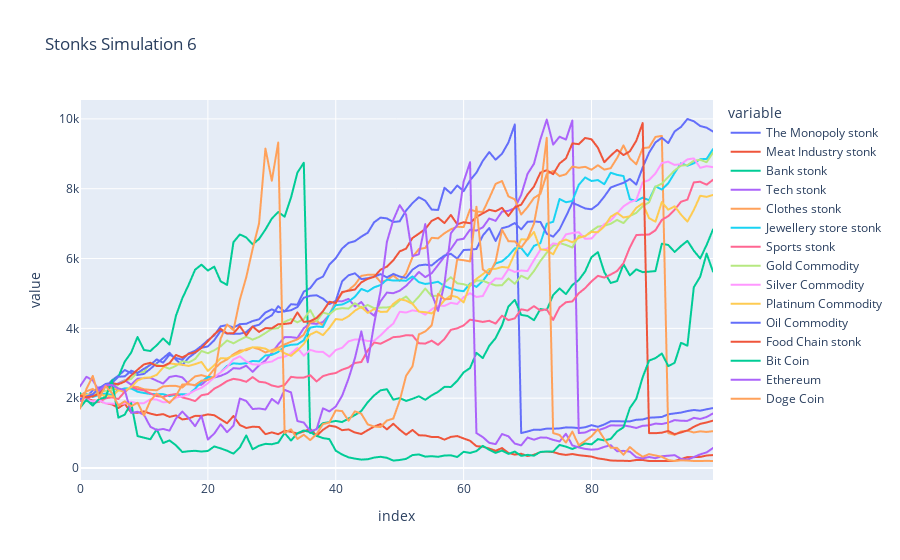

This figure's notebook cell:
### Code cell
main_df = None
list_of_df = []

count += 1

stonk_start_value = 2000

for i in tqdm(range(1)):
    
    the_monopoly_stonk = {'name':'The Monopoly stonk' ,'price': stonk_start_value , 'phase': phase1 , 'phase_number':1,'bought_price':stonk_start_value , 'percent_increase_in_value': 1 , 'owner': None ,'price_history' : [], 'percent_increase_pr_round':0}
    meat_industry_stonk = {'name':'Meat Industry stonk','price': stonk_start_value , 'phase': phase1 , 'phase_number':1,'bought_price':stonk_start_value , 'percent_increase_in_value':1 , 'owner': None,'price_history' : [], 'percent_increase_pr_round':0}
    bank_stonk = {'name':'Bank stonk','price': stonk_start_value , 'phase': phase1 , 'phase_number':1,'bought_price':stonk_start_value , 'percent_increase_in_value':1 , 'owner': None,'price_history' : [], 'percent_increase_pr_round':0} 
    tech_stonk = {'name':'Tech stonk','price': stonk_start_value , 'phase': phase1 , 'phase_number':1,'bought_price':stonk_start_value , 'percent_increase_in_value':1 , 'owner': None,'price_history' : [], 'percent_increase_pr_round':0} 
    clothes_stonk = {'name':'Clothes stonk','price': stonk_start_value , 'phase': phase1 , 'phase_number':1,'bought_price':stonk_start_value , 'percent_increase_in_value': 1 , 'owner': None,'price_history' : [], 'percent_increase_pr_round':0}
    jewellery_store_stonk = {'name':'Jewellery store stonk','price': stonk_start_value , 'phase': phase1 , 'phase_number':1,'bought_price':stonk_start_value , 'percent_increase_in_value': 1 , 'owner': None,'price_history' : [], 'percent_increase_pr_round':0}
    sports_stonk = {'name':'Sports stonk','price': stonk_start_value , 'phase': phase1 , 'phase_number':1,'bought_price':stonk_start_value , 'percent_increase_in_value': 1 , 'owner': None,'price_history' : [], 'percent_increase_pr_round':0}
    food_chain_stonk = {'name':'Food Chain stonk','price': stonk_start_value , 'phase': phase1 , 'phase_number':1,'bought_price':stonk_start_value , 'percent_increase_in_value': 1 , 'owner': None,'price_history' : [], 'percent_increase_pr_round':0}
    gold = {'name':'Gold Commodity','price': stonk_start_value , 'phase': phase1 , 'phase_number':1 ,'bought_price':stonk_start_value , 'percent_increase_in_value': 1 , 'owner': None,'price_history' : [], 'percent_increase_pr_round':0}
    silver = {'name':'Silver Commodity','price': stonk_start_value , 'phase': phase1 , 'phase_number':1 ,'bought_price':stonk_start_value , 'percent_increase_in_value': 1 , 'owner': None,'price_history' : [], 'percent_increase_pr_round':0}
    platinum = {'name':'Platinum Commodity','price': stonk_start_value , 'phase': phase1 , 'phase_number':1 ,'bought_price':stonk_start_value , 'percent_increase_in_value': 1 , 'owner': None,'price_history' : [], 'percent_increase_pr_round':0}
    oil = {'name':'Oil Commodity','price': stonk_start_value , 'phase': phase1 , 'phase_number':1,'bought_price':stonk_start_value , 'percent_increase_in_value': 1 , 'owner': None,'price_history' : [], 'percent_increase_pr_round':0}
    bit_coin = {'name':'Bit Coin','price': stonk_start_value , 'phase': phase_crypto , 'phase_number':4,'bought_price':stonk_start_value , 'percent_increase_in_value': 1 , 'owner': None,'price_history' : [], 'percent_increase_pr_round':0}
    ethereum = {'name':'Ethereum','price': stonk_start_value , 'phase': phase_crypto , 'phase_number':4,'bought_price':stonk_start_value , 'percent_increase_in_value': 1 , 'owner': None,'price_history' : [], 'percent_increase_pr_round':0}
    doge_coin = {'name':'Doge Coin','price': stonk_start_value , 'phase': phase_crypto , 'phase_number':4,'bought_price':stonk_start_value , 'percent_increase_in_value': 1 , 'owner': None,'price_history' : [], 'percent_increase_pr_round':0}


    stonks_list = [the_monopoly_stonk, meat_industry_stonk, bank_stonk,tech_stonk, clothes_stonk, jewellery_store_stonk
                    ,sports_stonk, gold,silver,platinum, oil, food_chain_stonk, bit_coin, ethereum, doge_coin ]
    

    for i in range(100):
        if (i% 7 == 0 ) and i != 0:
            stonk_phase_change()
            ensure_crypto_stays_crypto()
        stonk_update_every_round()

    df = pd.DataFrame({ "{}".format(stonk['name']): stonk['price_history'] for stonk in stonks_list })
    df.reset_index(inplace = True)

    list_of_df.append(df.copy())

    
main_df = list_of_df[0].copy()
    
for idx in range(len(main_df)):
    for col in main_df:
        if col != "index":
            main_df.loc[idx,col] = sum([df.loc[idx,col] for df in list_of_df]) // len(list_of_df)


fig = px.line(main_df, x="index", y=[col for col in main_df if col != "index"], title='Stonks Simulation {}'.format(count))
fig.show()

### Figure 1 — Plotly figure (JSON) as saved in the notebook; plotly's stock layout.template omitted (floating-point values rounded to 4 significant figures)
{"data": [{"hovertemplate": "variable=The Monopoly stonk<br>index=%{x}<br>value=%{y}<extra></extra>", "legendgroup": "The Monopoly stonk", "line": {"color": "#636efa", "dash": "solid"}, "mode": "lines", "name": "The Monopoly stonk", "showlegend": true, "type": "scattergl", "x": [0, 1, 2, 3, 4, 5, 6, 7, 8, 9, 10, 11, 12, 13, 14, 15, 16, 17, 18, 19, 20, 21, 22, 23, 24, 25, 26, 27, 28, 29, 30, 31, 32, 33, 34, 35, 36, 37, 38, 39, 40, 41, 42, 43, 44, 45, 46, 47, 48, 49, 50, 51, 52, 53, 54, 55, 56, 57, 58, 59, 60, 61, 62, 63, 64, 65, 66, 67, 68, 69, 70, 71, 72, 73, 74, 75, 76, 77, 78, 79, 80, 81, 82, 83, 84, 85, 86, 87, 88, 89, 90, 91, 92, 93, 94, 95, 96, 97, 98, 99], "xaxis": "x", "y": [2020, 2034, 2223, 2263, 2326, 2512, 2645, 2806, 2719, 2664, 2695, 2840, 2999, 3148, 3302, 3103, 2947, 3162, 3297, 3442, 3483, 3660, 3930, 3851, 3843, 3846, 3892, 4055, 4103, 4271, 4373, 4635, 4482, 4692, 4677, 5051, 5151, 5392, 5482, 5830, 6011, 6288, 6448, 6499, 6628, 6739, 7039, 7173, 7150, 7046, 7068, 7377, 7588, 7757, 7657, 7404, 7392, 8029, 7868, 8093, 7930, 8239, 8462, 8798, 9050, 8832, 9001, 9323, 9841, 1000, 1045, 1097, 1093, 1128, 1126, 1134, 1162, 1159, 1143, 1166, 1226, 1180, 1246, 1337, 1341, 1334, 1335, 1381, 1390, 1442, 1449, 1462, 1538, 1564, 1587, 1631, 1661, 1642, 1681, 1717], "yaxis": "y"}, {"hovertemplate": "variable=Meat Industry stonk<br>index=%{x}<br>value=%{y}<extra></extra>", "legendgroup": "Meat Industry stonk", "line": {"color": "#EF553B", "dash": "solid"}, "mode": "lines", "name": "Meat Industry stonk", "showlegend": true, "type": "scattergl", "x": [0, 1, 2, 3, 4, 5, 6, 7, 8, 9, 10, 11, 12, 13, 14, 15, 16, 17, 18, 19, 20, 21, 22, 23, 24, 25, 26, 27, 28, 29, 30, 31, 32, 33, 34, 35, 36, 37, 38, 39, 40, 41, 42, 43, 44, 45, 46, 47, 48, 49, 50, 51, 52, 53, 54, 55, 56, 57, 58, 59, 60, 61, 62, 63, 64, 65, 66, 67, 68, 69, 70, 71, 72, 73, 74, 75, 76, 77, 78, 79, 80, 81, 82, 83, 84, 85, 86, 87, 88, 89, 90, 91, 92, 93, 94, 95, 96, 97, 98, 99], "xaxis": "x", "y": [1992, 1990, 1930, 1930, 1850, 1824, 1718, 1838, 1588, 1581, 1622, 1558, 1515, 1543, 1464, 1506, 1391, 1416, 1493, 1494, 1535, 1511, 1396, 1281, 1489, 1232, 1146, 1183, 1174, 968, 1020, 968, 1067, 1037, 986, 1047, 1122, 919, 1093, 1213, 1182, 1084, 1104, 1017, 974, 1083, 1187, 1258, 1105, 1267, 1097, 952, 1089, 937, 930, 888, 889, 812, 890, 915, 846, 780, 625, 610, 557, 493, 570, 431, 383, 407, 343, 378, 457, 466, 456, 402, 374, 400, 367, 347, 326, 274, 249, 214, 208, 206, 200, 229, 229, 200, 200, 200, 200, 201, 256, 312, 312, 317, 357, 370], "yaxis": "y"}, {"hovertemplate": "variable=Bank stonk<br>index=%{x}<br>value=%{y}<extra></extra>", "legendgroup": "Bank stonk", "line": {"color": "#00cc96", "dash": "solid"}, "mode": "lines", "name": "Bank stonk", "showlegend": true, "type": "scattergl", "x": [0, 1, 2, 3, 4, 5, 6, 7, 8, 9, 10, 11, 12, 13, 14, 15, 16, 17, 18, 19, 20, 21, 22, 23, 24, 25, 26, 27, 28, 29, 30, 31, 32, 33, 34, 35, 36, 37, 38, 39, 40, 41, 42, 43, 44, 45, 46, 47, 48, 49, 50, 51, 52, 53, 54, 55, 56, 57, 58, 59, 60, 61, 62, 63, 64, 65, 66, 67, 68, 69, 70, 71, 72, 73, 74, 75, 76, 77, 78, 79, 80, 81, 82, 83, 84, 85, 86, 87, 88, 89, 90, 91, 92, 93, 94, 95, 96, 97, 98, 99], "xaxis": "x", "y": [2148, 1924, 1868, 1896, 2060, 2492, 2611, 3047, 3305, 3754, 3382, 3351, 3518, 3711, 3536, 4359, 4860, 5253, 5681, 5825, 5656, 5768, 5348, 5245, 6469, 6690, 6604, 6407, 6560, 6831, 7146, 7334, 7198, 7745, 8461, 8744, 1000, 1124, 1283, 1312, 1348, 1316, 1416, 1516, 1634, 1885, 2079, 2224, 2257, 1956, 2004, 1921, 1982, 2055, 1952, 2080, 2181, 2324, 2321, 2497, 2739, 2862, 3299, 3147, 3499, 3719, 4083, 4626, 4815, 4386, 4355, 4233, 4554, 4526, 4955, 5143, 4981, 5240, 5382, 5630, 6040, 6184, 5613, 5300, 5355, 5838, 5518, 5689, 5611, 5624, 5641, 6426, 6389, 6188, 6360, 6507, 6224, 6003, 6388, 6833], "yaxis": "y"}, {"hovertemplate": "variable=Tech stonk<br>index=%{x}<br>value=%{y}<extra></extra>", "legendgroup": "Tech stonk", "line": {"color": "#ab63fa", "dash": "solid"}, "mode": "lines", "name": "Tech stonk", "showlegend": true, "type": "scattergl", "x": [0, 1, 2, 3, 4, 5, 6, 7, 8, 9, 10, 11, 12, 13, 14, 15, 16, 17, 18, 19, 20, 21, 22, 23, 24, 25, 26, 27, 28, 29, 30, 31, 32, 33, 34, 35, 36, 37, 38, 39, 40, 41, 42, 43, 44, 45, 46, 47, 48, 49, 50, 51, 52, 53, 54, 55, 56, 57, 58, 59, 60, 61, 62, 63, 64, 65, 66, 67, 68, 69, 70, 71, 72, 73, 74, 75, 76, 77, 78, 79, 80, 81, 82, 83, 84, 85, 86, 87, 88, 89, 90, 91, 92, 93, 94, 95, 96, 97, 98, 99], "xaxis": "x", "y": [1918, 1983, 2080, 2312, 2335, 2318, 2426, 2513, 2387, 2558, 2573, 2585, 2499, 2419, 2607, 2640, 2597, 2404, 2365, 2386, 2538, 2591, 2640, 2719, 2860, 2845, 2933, 2754, 2941, 3079, 3297, 3540, 3748, 3748, 3725, 4004, 4148, 4127, 4180, 4389, 4779, 4774, 4845, 4626, 4755, 4507, 4362, 4776, 5024, 5007, 5078, 5219, 5410, 5616, 5467, 5580, 5815, 6055, 6272, 6536, 6567, 6828, 6800, 6892, 7149, 7080, 7344, 7367, 7443, 7827, 8428, 8716, 9413, 9981, 9263, 9492, 9408, 9953, 1000, 1016, 1098, 1080, 1139, 1222, 1217, 1219, 1189, 1146, 1208, 1221, 1272, 1259, 1301, 1371, 1353, 1350, 1436, 1404, 1460, 1562], "yaxis": "y"}, {"hovertemplate": "variable=Clothes stonk<br>index=%{x}<br>value=%{y}<extra></extra>", "legendgroup": "Clothes stonk", "line": {"color": "#FFA15A", "dash": "solid"}, "mode": "lines", "name": "Clothes stonk", "showlegend": true, "type": "scattergl", "x": [0, 1, 2, 3, 4, 5, 6, 7, 8, 9, 10, 11, 12, 13, 14, 15, 16, 17, 18, 19, 20, 21, 22, 23, 24, 25, 26, 27, 28, 29, 30, 31, 32, 33, 34, 35, 36, 37, 38, 39, 40, 41, 42, 43, 44, 45, 46, 47, 48, 49, 50, 51, 52, 53, 54, 55, 56, 57, 58, 59, 60, 61, 62, 63, 64, 65, 66, 67, 68, 69, 70, 71, 72, 73, 74, 75, 76, 77, 78, 79, 80, 81, 82, 83, 84, 85, 86, 87, 88, 89, 90, 91, 92, 93, 94, 95, 96, 97, 98, 99], "xaxis": "x", "y": [2062, 2196, 2264, 2130, 2323, 2285, 2230, 2176, 2334, 2319, 2254, 2238, 2226, 2337, 2351, 2351, 2306, 2467, 2624, 2660, 2606, 2837, 3012, 3108, 3257, 3364, 3374, 3458, 3402, 3310, 3376, 3443, 3539, 3616, 3684, 3816, 4174, 4211, 4088, 4410, 4723, 5020, 5096, 5250, 5504, 5534, 5538, 5328, 5379, 5516, 5356, 5573, 6040, 6270, 6305, 6595, 6579, 6725, 6837, 6913, 6901, 7409, 7343, 7337, 7727, 8138, 8222, 7784, 7696, 7261, 7475, 7736, 7853, 8419, 8513, 8362, 8415, 8636, 8601, 8628, 8545, 8674, 8548, 8589, 8883, 9243, 8871, 8700, 9163, 9184, 9484, 9514, 1000, 949, 1046, 1069, 1017, 1050, 1032, 1055], "yaxis": "y"}, {"hovertemplate": "variable=Jewellery store stonk<br>index=%{x}<br>value=%{y}<extra></extra>", "legendgroup": "Jewellery store stonk", "line": {"color": "#19d3f3", "dash": "solid"}, "mode": "lines", "name": "Jewellery store stonk", "showlegend": true, "type": "scattergl", "x": [0, 1, 2, 3, 4, 5, 6, 7, 8, 9, 10, 11, 12, 13, 14, 15, 16, 17, 18, 19, 20, 21, 22, 23, 24, 25, 26, 27, 28, 29, 30, 31, 32, 33, 34, 35, 36, 37, 38, 39, 40, 41, 42, 43, 44, 45, 46, 47, 48, 49, 50, 51, 52, 53, 54, 55, 56, 57, 58, 59, 60, 61, 62, 63, 64, 65, 66, 67, 68, 69, 70, 71, 72, 73, 74, 75, 76, 77, 78, 79, 80, 81, 82, 83, 84, 85, 86, 87, 88, 89, 90, 91, 92, 93, 94, 95, 96, 97, 98, 99], "xaxis": "x", "y": [1954, 2127, 2033, 2096, 2131, 2090, 2232, 2281, 2278, 2184, 2149, 2121, 2116, 2116, 2058, 2103, 2113, 2108, 2270, 2469, 2609, 2595, 2742, 2925, 2998, 2983, 3003, 3066, 3056, 3224, 3240, 3324, 3483, 3528, 3542, 3658, 4020, 4056, 4039, 4414, 4665, 4683, 4767, 4905, 5130, 5055, 5175, 5241, 5395, 5369, 5373, 5364, 5488, 5324, 5272, 5297, 5335, 5210, 5143, 5089, 5064, 5285, 5187, 5356, 5611, 5860, 5920, 6075, 6292, 6302, 6074, 6363, 6439, 6999, 7054, 7706, 7613, 7649, 8110, 8323, 8222, 8248, 8129, 8459, 8398, 8364, 7701, 7651, 7742, 7673, 8069, 7978, 8156, 8454, 8730, 8660, 8729, 8847, 8854, 9136], "yaxis": "y"}, {"hovertemplate": "variable=Sports stonk<br>index=%{x}<br>value=%{y}<extra></extra>", "legendgroup": "Sports stonk", "line": {"color": "#FF6692", "dash": "solid"}, "mode": "lines", "name": "Sports stonk", "showlegend": true, "type": "scattergl", "x": [0, 1, 2, 3, 4, 5, 6, 7, 8, 9, 10, 11, 12, 13, 14, 15, 16, 17, 18, 19, 20, 21, 22, 23, 24, 25, 26, 27, 28, 29, 30, 31, 32, 33, 34, 35, 36, 37, 38, 39, 40, 41, 42, 43, 44, 45, 46, 47, 48, 49, 50, 51, 52, 53, 54, 55, 56, 57, 58, 59, 60, 61, 62, 63, 64, 65, 66, 67, 68, 69, 70, 71, 72, 73, 74, 75, 76, 77, 78, 79, 80, 81, 82, 83, 84, 85, 86, 87, 88, 89, 90, 91, 92, 93, 94, 95, 96, 97, 98, 99], "xaxis": "x", "y": [1946, 1971, 1905, 1895, 1997, 2024, 1975, 2184, 2325, 2255, 2223, 2136, 2059, 2036, 2090, 2119, 2021, 1976, 1916, 2084, 2117, 2271, 2370, 2490, 2554, 2525, 2469, 2604, 2471, 2448, 2364, 2323, 2376, 2611, 2587, 2589, 2658, 2479, 2632, 2687, 2721, 2816, 2880, 3009, 3036, 3369, 3594, 3561, 3650, 3748, 3762, 3803, 3799, 3574, 3563, 3648, 3527, 3696, 3958, 4001, 4085, 4248, 4218, 4184, 4217, 4136, 4363, 4236, 4286, 4547, 4510, 4636, 4510, 4546, 4241, 4601, 4748, 4771, 5004, 5151, 5347, 5504, 5455, 5542, 5643, 5867, 6322, 6673, 6683, 6688, 6810, 7108, 7215, 7399, 7628, 7688, 8182, 8201, 8115, 8257], "yaxis": "y"}, {"hovertemplate": "variable=Gold Commodity<br>index=%{x}<br>value=%{y}<extra></extra>", "legendgroup": "Gold Commodity", "line": {"color": "#B6E880", "dash": "solid"}, "mode": "lines", "name": "Gold Commodity", "showlegend": true, "type": "scattergl", "x": [0, 1, 2, 3, 4, 5, 6, 7, 8, 9, 10, 11, 12, 13, 14, 15, 16, 17, 18, 19, 20, 21, 22, 23, 24, 25, 26, 27, 28, 29, 30, 31, 32, 33, 34, 35, 36, 37, 38, 39, 40, 41, 42, 43, 44, 45, 46, 47, 48, 49, 50, 51, 52, 53, 54, 55, 56, 57, 58, 59, 60, 61, 62, 63, 64, 65, 66, 67, 68, 69, 70, 71, 72, 73, 74, 75, 76, 77, 78, 79, 80, 81, 82, 83, 84, 85, 86, 87, 88, 89, 90, 91, 92, 93, 94, 95, 96, 97, 98, 99], "xaxis": "x", "y": [2029, 2079, 2097, 2189, 2210, 2232, 2394, 2501, 2551, 2749, 2749, 3007, 2955, 2910, 2843, 2925, 3062, 3022, 3121, 3351, 3287, 3372, 3486, 3653, 3572, 3672, 3760, 3677, 3754, 3866, 3985, 4008, 4188, 4267, 4173, 4264, 4524, 4202, 4454, 4400, 4549, 4580, 4566, 4721, 4584, 4671, 4577, 4595, 4599, 4635, 4801, 4911, 4714, 4911, 5141, 4921, 4940, 5310, 5466, 5290, 5264, 5209, 5370, 5365, 5291, 5231, 5235, 5430, 5277, 5507, 5414, 5642, 5929, 6169, 6360, 6446, 6389, 6317, 6653, 6637, 6790, 6914, 6941, 6996, 7107, 7015, 7221, 7307, 7499, 7612, 8059, 8149, 8337, 8523, 8665, 8678, 8802, 8830, 8759, 9038], "yaxis": "y"}, {"hovertemplate": "variable=Silver Commodity<br>index=%{x}<br>value=%{y}<extra></extra>", "legendgroup": "Silver Commodity", "line": {"color": "#FF97FF", "dash": "solid"}, "mode": "lines", "name": "Silver Commodity", "showlegend": true, "type": "scattergl", "x": [0, 1, 2, 3, 4, 5, 6, 7, 8, 9, 10, 11, 12, 13, 14, 15, 16, 17, 18, 19, 20, 21, 22, 23, 24, 25, 26, 27, 28, 29, 30, 31, 32, 33, 34, 35, 36, 37, 38, 39, 40, 41, 42, 43, 44, 45, 46, 47, 48, 49, 50, 51, 52, 53, 54, 55, 56, 57, 58, 59, 60, 61, 62, 63, 64, 65, 66, 67, 68, 69, 70, 71, 72, 73, 74, 75, 76, 77, 78, 79, 80, 81, 82, 83, 84, 85, 86, 87, 88, 89, 90, 91, 92, 93, 94, 95, 96, 97, 98, 99], "xaxis": "x", "y": [2017, 1950, 1909, 1943, 1849, 1845, 1824, 1849, 1898, 1850, 1857, 1968, 1962, 1883, 1894, 2011, 2051, 2118, 2226, 2297, 2427, 2599, 2741, 2891, 3110, 3200, 3052, 2969, 2960, 3019, 3049, 3152, 3186, 3284, 3441, 3217, 3384, 3329, 3325, 3188, 3379, 3443, 3628, 3682, 3682, 3637, 3644, 3800, 3982, 4137, 4476, 4453, 4515, 4487, 4392, 4545, 4654, 4644, 4732, 4698, 4895, 5007, 4898, 4927, 5262, 5429, 5420, 5695, 5617, 5657, 5643, 5956, 6249, 6278, 6433, 6407, 6692, 6729, 6755, 6565, 6575, 6774, 6989, 7089, 7292, 7495, 7614, 7680, 8179, 8250, 8440, 8735, 8776, 8684, 8704, 8842, 8870, 8599, 8647, 8619], "yaxis": "y"}, {"hovertemplate": "variable=Platinum Commodity<br>index=%{x}<br>value=%{y}<extra></extra>", "legendgroup": "Platinum Commodity", "line": {"color": "#FECB52", "dash": "solid"}, "mode": "lines", "name": "Platinum Commodity", "showlegend": true, "type": "scattergl", "x": [0, 1, 2, 3, 4, 5, 6, 7, 8, 9, 10, 11, 12, 13, 14, 15, 16, 17, 18, 19, 20, 21, 22, 23, 24, 25, 26, 27, 28, 29, 30, 31, 32, 33, 34, 35, 36, 37, 38, 39, 40, 41, 42, 43, 44, 45, 46, 47, 48, 49, 50, 51, 52, 53, 54, 55, 56, 57, 58, 59, 60, 61, 62, 63, 64, 65, 66, 67, 68, 69, 70, 71, 72, 73, 74, 75, 76, 77, 78, 79, 80, 81, 82, 83, 84, 85, 86, 87, 88, 89, 90, 91, 92, 93, 94, 95, 96, 97, 98, 99], "xaxis": "x", "y": [2048, 2099, 2115, 2085, 2080, 2052, 2222, 2219, 2314, 2506, 2583, 2593, 2668, 2878, 2995, 2974, 2956, 2923, 2975, 3037, 2781, 2942, 3144, 3140, 3224, 3304, 3406, 3457, 3453, 3418, 3318, 3404, 3288, 3212, 3366, 3554, 3824, 3908, 3806, 4011, 4267, 4245, 4346, 4506, 4614, 4443, 4554, 4472, 4476, 4704, 4835, 4796, 4704, 4478, 4464, 4428, 4591, 4806, 4940, 4895, 4743, 5255, 5418, 5551, 5701, 5705, 5759, 5740, 6145, 6554, 6543, 6761, 6269, 6238, 6122, 6467, 6544, 6465, 6593, 6645, 6761, 6755, 6922, 7197, 7311, 7176, 7210, 7451, 7581, 7159, 7055, 7619, 7398, 7498, 7257, 7058, 7394, 7799, 7767, 7822], "yaxis": "y"}, {"hovertemplate": "variable=Oil Commodity<br>index=%{x}<br>value=%{y}<extra></extra>", "legendgroup": "Oil Commodity", "line": {"color": "#636efa", "dash": "solid"}, "mode": "lines", "name": "Oil Commodity", "showlegend": true, "type": "scattergl", "x": [0, 1, 2, 3, 4, 5, 6, 7, 8, 9, 10, 11, 12, 13, 14, 15, 16, 17, 18, 19, 20, 21, 22, 23, 24, 25, 26, 27, 28, 29, 30, 31, 32, 33, 34, 35, 36, 37, 38, 39, 40, 41, 42, 43, 44, 45, 46, 47, 48, 49, 50, 51, 52, 53, 54, 55, 56, 57, 58, 59, 60, 61, 62, 63, 64, 65, 66, 67, 68, 69, 70, 71, 72, 73, 74, 75, 76, 77, 78, 79, 80, 81, 82, 83, 84, 85, 86, 87, 88, 89, 90, 91, 92, 93, 94, 95, 96, 97, 98, 99], "xaxis": "x", "y": [1970, 2046, 2113, 2282, 2407, 2438, 2615, 2625, 2785, 2723, 2842, 2952, 3111, 3017, 3246, 3151, 3100, 3282, 3357, 3497, 3661, 3800, 4058, 4094, 4020, 4120, 4132, 4210, 4260, 4455, 4544, 4466, 4488, 4519, 4609, 4876, 4934, 4948, 4853, 4697, 4786, 5350, 5520, 5577, 5411, 5436, 5479, 5553, 5459, 5559, 5483, 5447, 5681, 5803, 5826, 5802, 5954, 6087, 6135, 5997, 6245, 6254, 6274, 6662, 6874, 6503, 6869, 6918, 7017, 6836, 7053, 7064, 7047, 6712, 6625, 6836, 7205, 7600, 7520, 7435, 7411, 7547, 7775, 8035, 8105, 8169, 8279, 8119, 8608, 9032, 9327, 9461, 9309, 9642, 9772, 9998, 9933, 9797, 9749, 9639], "yaxis": "y"}, {"hovertemplate": "variable=Food Chain stonk<br>index=%{x}<br>value=%{y}<extra></extra>", "legendgroup": "Food Chain stonk", "line": {"color": "#EF553B", "dash": "solid"}, "mode": "lines", "name": "Food Chain stonk", "showlegend": true, "type": "scattergl", "x": [0, 1, 2, 3, 4, 5, 6, 7, 8, 9, 10, 11, 12, 13, 14, 15, 16, 17, 18, 19, 20, 21, 22, 23, 24, 25, 26, 27, 28, 29, 30, 31, 32, 33, 34, 35, 36, 37, 38, 39, 40, 41, 42, 43, 44, 45, 46, 47, 48, 49, 50, 51, 52, 53, 54, 55, 56, 57, 58, 59, 60, 61, 62, 63, 64, 65, 66, 67, 68, 69, 70, 71, 72, 73, 74, 75, 76, 77, 78, 79, 80, 81, 82, 83, 84, 85, 86, 87, 88, 89, 90, 91, 92, 93, 94, 95, 96, 97, 98, 99], "xaxis": "x", "y": [2072, 2026, 2050, 2136, 2323, 2432, 2397, 2476, 2649, 2815, 2967, 3014, 2923, 2920, 3004, 3238, 3166, 3267, 3316, 3438, 3633, 3829, 3985, 3857, 3860, 4064, 3795, 4053, 3898, 4007, 4002, 4118, 4126, 4150, 4457, 4185, 4205, 4297, 4490, 4763, 4729, 5041, 5077, 5113, 5320, 5417, 5477, 5681, 5767, 5950, 6205, 6284, 6588, 6714, 6847, 7081, 7171, 7015, 7249, 6980, 7041, 7012, 7196, 7293, 7397, 7355, 7454, 7220, 7467, 7544, 7838, 8062, 8459, 8533, 8416, 8724, 8870, 9300, 9277, 9454, 9416, 9174, 8760, 8948, 9112, 8965, 9072, 9375, 9881, 1000, 997, 1012, 1061, 968, 1018, 1073, 1179, 1264, 1304, 1356], "yaxis": "y"}, {"hovertemplate": "variable=Bit Coin<br>index=%{x}<br>value=%{y}<extra></extra>", "legendgroup": "Bit Coin", "line": {"color": "#00cc96", "dash": "solid"}, "mode": "lines", "name": "Bit Coin", "showlegend": true, "type": "scattergl", "x": [0, 1, 2, 3, 4, 5, 6, 7, 8, 9, 10, 11, 12, 13, 14, 15, 16, 17, 18, 19, 20, 21, 22, 23, 24, 25, 26, 27, 28, 29, 30, 31, 32, 33, 34, 35, 36, 37, 38, 39, 40, 41, 42, 43, 44, 45, 46, 47, 48, 49, 50, 51, 52, 53, 54, 55, 56, 57, 58, 59, 60, 61, 62, 63, 64, 65, 66, 67, 68, 69, 70, 71, 72, 73, 74, 75, 76, 77, 78, 79, 80, 81, 82, 83, 84, 85, 86, 87, 88, 89, 90, 91, 92, 93, 94, 95, 96, 97, 98, 99], "xaxis": "x", "y": [1722, 1954, 1787, 1981, 2018, 2512, 1441, 1530, 1858, 914, 869, 823, 1106, 715, 790, 650, 457, 480, 492, 471, 488, 617, 561, 495, 410, 588, 930, 536, 637, 691, 680, 726, 1001, 786, 994, 1074, 1027, 921, 856, 827, 495, 385, 305, 268, 240, 250, 298, 321, 291, 212, 229, 261, 369, 388, 326, 338, 321, 357, 362, 315, 464, 431, 484, 635, 521, 433, 499, 404, 470, 348, 376, 352, 459, 473, 468, 660, 611, 544, 619, 700, 677, 826, 790, 833, 1046, 1165, 1717, 1981, 2599, 3077, 3147, 3279, 2918, 3014, 3586, 3503, 5177, 5481, 6142, 5625], "yaxis": "y"}, {"hovertemplate": "variable=Ethereum<br>index=%{x}<br>value=%{y}<extra></extra>", "legendgroup": "Ethereum", "line": {"color": "#ab63fa", "dash": "solid"}, "mode": "lines", "name": "Ethereum", "showlegend": true, "type": "scattergl", "x": [0, 1, 2, 3, 4, 5, 6, 7, 8, 9, 10, 11, 12, 13, 14, 15, 16, 17, 18, 19, 20, 21, 22, 23, 24, 25, 26, 27, 28, 29, 30, 31, 32, 33, 34, 35, 36, 37, 38, 39, 40, 41, 42, 43, 44, 45, 46, 47, 48, 49, 50, 51, 52, 53, 54, 55, 56, 57, 58, 59, 60, 61, 62, 63, 64, 65, 66, 67, 68, 69, 70, 71, 72, 73, 74, 75, 76, 77, 78, 79, 80, 81, 82, 83, 84, 85, 86, 87, 88, 89, 90, 91, 92, 93, 94, 95, 96, 97, 98, 99], "xaxis": "x", "y": [2338, 2613, 2511, 2212, 2375, 2377, 2279, 2231, 1577, 1611, 1525, 1183, 1085, 1118, 1069, 1414, 1617, 1427, 1197, 1494, 815, 986, 1252, 1025, 1212, 1990, 1920, 1689, 1704, 1676, 1979, 1842, 2239, 2165, 1344, 1302, 1058, 1106, 1711, 1620, 1760, 2071, 2559, 3147, 3914, 3029, 4125, 5065, 6481, 7106, 7529, 7256, 6069, 6122, 6988, 4999, 4499, 5277, 6724, 6959, 8207, 8760, 1000, 884, 721, 683, 972, 909, 699, 648, 873, 810, 873, 868, 806, 760, 980, 647, 589, 547, 525, 540, 606, 652, 480, 490, 468, 307, 273, 315, 280, 337, 351, 367, 262, 241, 312, 391, 446, 571], "yaxis": "y"}, {"hovertemplate": "variable=Doge Coin<br>index=%{x}<br>value=%{y}<extra></extra>", "legendgroup": "Doge Coin", "line": {"color": "#FFA15A", "dash": "solid"}, "mode": "lines", "name": "Doge Coin", "showlegend": true, "type": "scattergl", "x": [0, 1, 2, 3, 4, 5, 6, 7, 8, 9, 10, 11, 12, 13, 14, 15, 16, 17, 18, 19, 20, 21, 22, 23, 24, 25, 26, 27, 28, 29, 30, 31, 32, 33, 34, 35, 36, 37, 38, 39, 40, 41, 42, 43, 44, 45, 46, 47, 48, 49, 50, 51, 52, 53, 54, 55, 56, 57, 58, 59, 60, 61, 62, 63, 64, 65, 66, 67, 68, 69, 70, 71, 72, 73, 74, 75, 76, 77, 78, 79, 80, 81, 82, 83, 84, 85, 86, 87, 88, 89, 90, 91, 92, 93, 94, 95, 96, 97, 98, 99], "xaxis": "x", "y": [1700, 2261, 2638, 2002, 2346, 2146, 1794, 1912, 1770, 1869, 1504, 1928, 2130, 2008, 1863, 2060, 2393, 2395, 2375, 2503, 2520, 2628, 3708, 4112, 3947, 4823, 5464, 6275, 7002, 9149, 8229, 9323, 1000, 1108, 832, 952, 798, 971, 1256, 1302, 1649, 1629, 1353, 1623, 1554, 1249, 1186, 1174, 1358, 1416, 1930, 2642, 2911, 3827, 3911, 4086, 4989, 4834, 4843, 5976, 5952, 5918, 7483, 5689, 5552, 5917, 6827, 6497, 6491, 6313, 6564, 7001, 7975, 9460, 1000, 946, 727, 1042, 651, 774, 908, 1113, 832, 580, 575, 378, 600, 443, 322, 397, 358, 323, 226, 200, 219, 213, 200, 200, 204, 200], "yaxis": "y"}], "layout": {"legend": {"title": {"text": "variable"}, "tracegroupgap": 0}, "title": {"text": "Stonks Simulation 6"}, "xaxis": {"anchor": "y", "domain": [0, 1], "title": {"text": "index"}}, "yaxis": {"anchor": "x", "domain": [0, 1], "title": {"text": "value"}}}}
